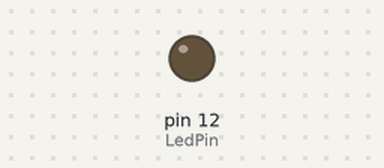
The program below on a simulated Raspberry Pi (header pin numbers). Shown: output pins drawn as LEDs (lit = HIGH).

Above: at 0.05 s.
At 0.85 s:
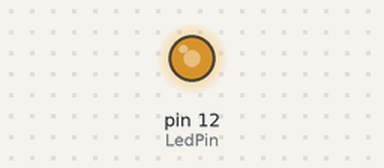
At 1.65 s:
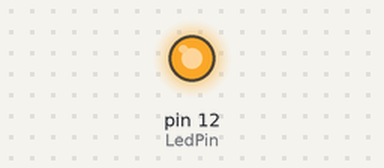
At 3.3 s:
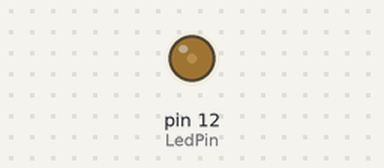
Timing chart, 0 to 5.9 s (numbered marks = the images above):
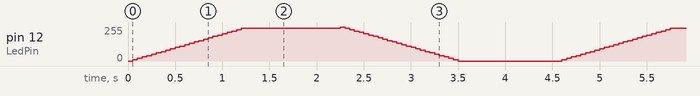

The program:

04_pwmLed.py
```python
#!/usr/bin/env python
import RPi.GPIO as GPIO
import time

LedPin = 12


def setup():
	global p
	GPIO.setwarnings(False)
	GPIO.setmode(GPIO.BOARD)       # Numbers GPIOs by physical location
	GPIO.setup(LedPin, GPIO.OUT)   # Set LedPin's mode is output
	GPIO.output(LedPin, GPIO.LOW)  # Set LedPin to low(0V)

	p = GPIO.PWM(LedPin, 1000)     # set Frequece to 1KHz
	p.start(0)                     # Duty Cycle = 0


def loop():
	while True:
		for dc in range(0, 100, 4):   # Increase duty cycle: 0~100
			p.ChangeDutyCycle(dc)     # Change duty cycle
			time.sleep(0.05)
		time.sleep(1)
		for dc in range(100, -1, -4): # Decrease duty cycle: 100~0
			p.ChangeDutyCycle(dc)
			time.sleep(0.05)
		time.sleep(1)


def destroy():
	p.stop()
	GPIO.output(LedPin, GPIO.HIGH)    # turn off all leds
	GPIO.cleanup()


if __name__ == '__main__':     # Program start from here
	setup()
	try:
		loop()
	except KeyboardInterrupt:  # When 'Ctrl+C' is pressed, the child program destroy() will be  executed.
		destroy()
```
